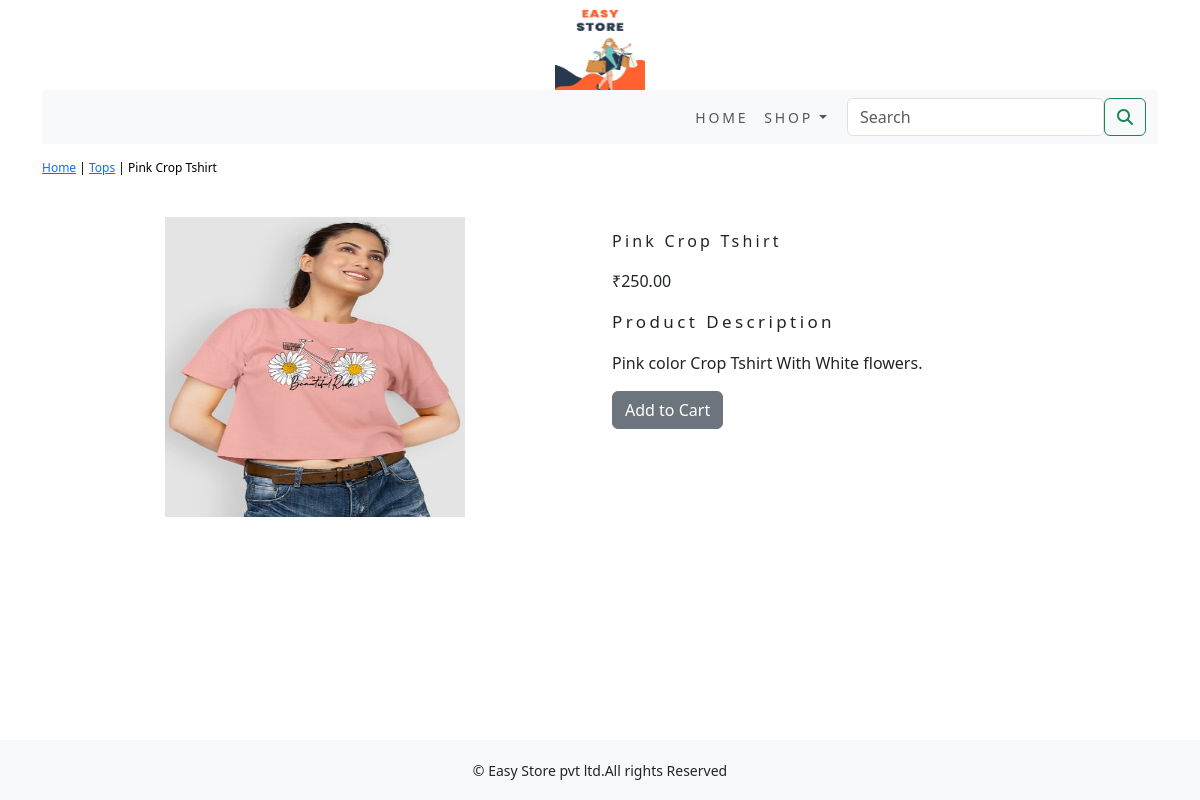
Page /shop/tops/pink-crop-tshirt/ on the committed database.
### shop/models.py (models this page shows, shortened)
class Product(models.Model):
    name = models.CharField(max_length=250, unique=True)
    slug = models.SlugField(max_length=250, unique=True)
    description = models.TextField(blank=True)
    price = models.DecimalField(max_digits=10, decimal_places=2)
    category = models.ForeignKey(Category, on_delete=models.CASCADE)
    image = models.ImageField(upload_to='product', blank=True)
    stock = models.IntegerField()
    available = models.BooleanField(default=True)
    created = models.DateTimeField(auto_now_add=True)
    updated = models.DateTimeField(auto_now=True)
    class Meta:
        ordering = ('name',)
        verbose_name = 'product'
        verbose_name_plural = 'products'

class Category(models.Model):
    name = models.CharField(max_length=250, unique=True)
    slug = models.SlugField(max_length=250, unique=True)
    description = models.TextField(blank=True)
    image = models.ImageField(upload_to='category', blank=True)
    class Meta:
        ordering = ('name',)
        verbose_name = 'category'
        verbose_name_plural = 'categories'
    def get_url(self):
        return reverse('shop:products_by_category', args=[self.slug])
    def __str__(self):
        return '{}'.format(self.name)

### shop/views.py (the view)
# urls.py: path('<slug:c_slug>/<slug:product_slug>/', views.proDetail, name='proDetail'),
def proDetail(request, c_slug, product_slug):
    try:
        product = Product.objects.get(category__slug=c_slug, slug=product_slug)
    except Exception as e:
        raise e
    return render(request, 'product.html', {'product': product})

### cart/context_processors.py (called while the page is built)
def counter(request):
    item_count = 0
    if 'admin' in request.path:
        return {}
    else:
        try:
            cart = Cart.objects.filter(cart_id=_cart_id(request))
            cart_items = CartItem.objects.all().filter(cart=cart[:1])
            for cart_item in cart_items:
                item_count += cart_item.quantity
        except Cart.DoesNotExist:
            item_count = 0
    return dict(item_count=item_count)

### cart/views.py (called while the page is built)
def _cart_id(request):
    cart = request.session.session_key
    if not cart:
        cart = request.session.create()
    return cart

### shop/context_processors.py (called while the page is built)
def menu_links(request):
    links = Category.objects.all()
    return dict(links=links)

### templates/product.html (shortened to what this page needs)
{% extends 'base.html' %}
{% load static %}
{% block content %}
<div class="row my_prod_row_class">
<div class="mx_auto">
    <p><a href="{% url 'shop:allProdCat' %}">Home</a> | <a href="{{product.category.get_url}}">{{product.category}}</a> | {{product.name}}</p>
</div>
<div class="container">
<br>
<div class="row">
    <div class="col-12 col-sm-12 col-md-12 col-lg-6 text-center">
        <div style="min-width:18rem;">
            <img class="product_image" src="{{product.image.url}}" alt="{{product.name}}" style="width:100;height:100;">
        </div>
    </div>
    <div class="col-12 col-sm-12 col-md-12 col-lg-6">
        <div>
        <h1 class="my_product_title">{{product.name}}</h1>
        <p>₹{{product.price}}</p>
        <p class="my_title">Product Description</p>
        <p class="text-justify my_prod_text">{{product.description}}</p>
        {% if product.stock <= 0 %}
        <p class="text-justify my_prod_text"><b>Out Of Stock</b></p>
        {% else %}
        <a href="{% url 'cart:add_cart' product.id %}" class="btn btn-secondary">Add to Cart</a>
        {% endif %}
    </div>
    </div>
 </div>
</div>
</div>
{% endblock %}

### static/css/custom.css (style rules this page uses)
body { font-family: 'Roboto', sans-serif; }
.my_title { font-size: 17px; text_transform: uppercase; letter-spacing: .2em; }
.product_image { height:300px; width:300px; }
.my_prod_row_class { padding-top: 15px; padding-bottom: 20px; }
.my_prod_row_class .mx_auto { color: #000; font-size: 12px; text-decoration: none; }
.my_product_title { font-size: 16px; text_transform: uppercase; letter-spacing: .2em; padding-top: 15px; padding-bottom: 10px; }
.my_prod_text { padding-right: 20px; }
.container { margin-bottom: 50px; }

### rows in the picture
Product: category "Tops", name "Pink Crop Tshirt", image (picture), price "250.00", description "Pink color Crop Tshirt With White flowers."
